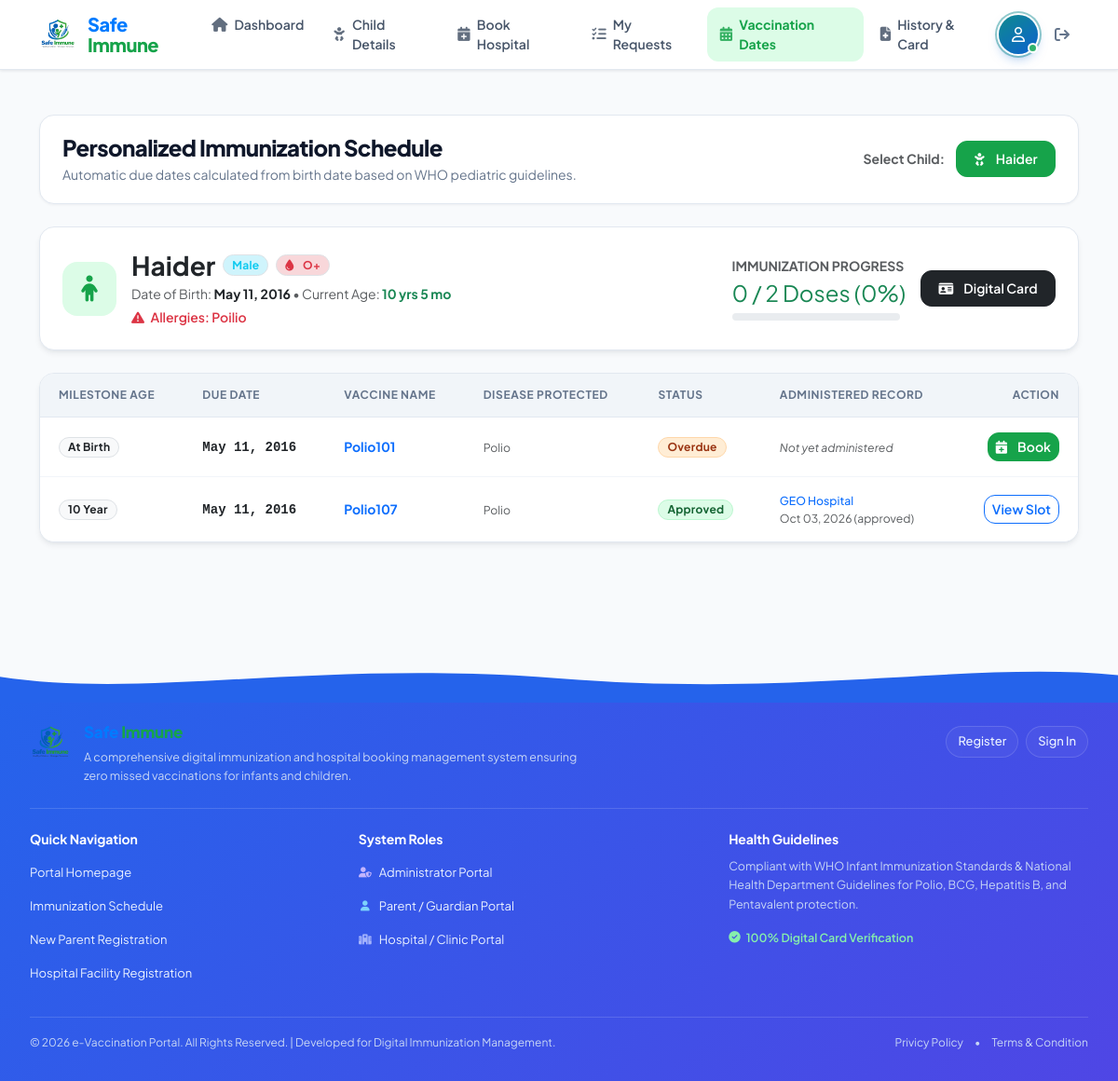
The app's page /parent/schedule.php (signed in) with its own data.
### tables this page shows
CREATE TABLE `children` (
  `id` INT NOT NULL AUTO_INCREMENT,
  `parent_id` INT NOT NULL,
  `name` VARCHAR(100) NOT NULL,
  `dob` DATE NOT NULL,
  `gender` VARCHAR(10) NOT NULL,
  `blood_group` VARCHAR(10) DEFAULT NULL,
  `birth_hospital` VARCHAR(150) DEFAULT NULL,
  `allergies` TEXT,
  `notes` TEXT,
  `created_at` DATETIME DEFAULT CURRENT_TIMESTAMP,
  PRIMARY KEY (`id`),
  KEY `idx_children_parent_id` (`parent_id`),
  CONSTRAINT `fk_children_parent` FOREIGN KEY (`parent_id`) REFERENCES `users` (`id`) ON DELETE CASCADE
);

CREATE TABLE `appointments` (
  `id` INT NOT NULL AUTO_INCREMENT,
  `booking_reference` VARCHAR(30) NOT NULL,
  `child_id` INT NOT NULL,
  `vaccine_id` INT NOT NULL,
  `hospital_id` INT NOT NULL,
  `parent_id` INT NOT NULL,
  `requested_date` DATE NOT NULL,
  `requested_time_slot` VARCHAR(30) NOT NULL,
  `status` VARCHAR(30) DEFAULT 'pending',
  `admin_notes` TEXT,
  `rejection_reason` TEXT,
  `approved_at` DATETIME DEFAULT NULL,
  `completed_at` DATETIME DEFAULT NULL,
  `vaccine_batch_no` VARCHAR(50) DEFAULT NULL,
  `administered_by` VARCHAR(100) DEFAULT NULL,
  `hospital_remarks` TEXT,
  `created_at` DATETIME DEFAULT CURRENT_TIMESTAMP,
  PRIMARY KEY (`id`),
  UNIQUE KEY `booking_reference` (`booking_reference`),
  KEY `idx_appointments_child_id` (`child_id`),
  KEY `idx_appointments_vaccine_id` (`vaccine_id`),
  KEY `idx_appointments_hospital_id` (`hospital_id`),
  KEY `idx_appointments_parent_id` (`parent_id`),
  CONSTRAINT `fk_appointments_child` FOREIGN KEY (`child_id`) REFERENCES `children` (`id`) ON DELETE CASCADE,
  CONSTRAINT `fk_appointments_vaccine` FOREIGN KEY (`vaccine_id`) REFERENCES `vaccines` (`id`) ON DELETE CASCADE,
  CONSTRAINT `fk_appointments_hospital` FOREIGN KEY (`hospital_id`) REFERENCES `hospitals` (`id`) ON DELETE CASCADE,
  CONSTRAINT `fk_appointments_parent` FOREIGN KEY (`parent_id`) REFERENCES `users` (`id`) ON DELETE CASCADE
);

CREATE TABLE `vaccines` (
  `id` INT NOT NULL AUTO_INCREMENT,
  `name` VARCHAR(100) NOT NULL,
  `disease_prevented` VARCHAR(255) NOT NULL,
  `recommended_age` VARCHAR(100) NOT NULL,
  `recommended_days_from_birth` INT DEFAULT 0,
  `doses_required` INT DEFAULT 1,
  `status` VARCHAR(20) DEFAULT 'available',
  `stock_quantity` INT DEFAULT 100,
  `description` TEXT,
  `created_at` DATETIME DEFAULT CURRENT_TIMESTAMP,
  PRIMARY KEY (`id`)
);

CREATE TABLE `hospitals` (
  `id` INT NOT NULL AUTO_INCREMENT,
  `user_id` INT DEFAULT NULL,
  `name` VARCHAR(150) NOT NULL,
  `reg_number` VARCHAR(50) DEFAULT NULL,
  `city` VARCHAR(80) NOT NULL,
  `location` VARCHAR(255) NOT NULL,
  `phone` VARCHAR(40) NOT NULL,
  `email` VARCHAR(120) DEFAULT NULL,
  `status` VARCHAR(20) DEFAULT 'active',
  `operating_hours` VARCHAR(100) DEFAULT '08:00 AM - 05:00 PM',
  `created_at` DATETIME DEFAULT CURRENT_TIMESTAMP,
  PRIMARY KEY (`id`),
  KEY `idx_hospitals_user_id` (`user_id`),
  CONSTRAINT `fk_hospitals_user` FOREIGN KEY (`user_id`) REFERENCES `users` (`id`) ON DELETE SET NULL
);

### parent/schedule.php (the view, shortened to what the rows shown need)
<?php
require_once __DIR__ . '/../includes/functions.php';
$parentId = (int)current_user()['id'];
$myChildren = db_fetch_all("SELECT * FROM children WHERE parent_id = ? ORDER BY dob DESC", [$parentId]);
$activeChildId = isset($_GET['child_id']) ? (int)$_GET['child_id'] : (int)$myChildren[0]['id'];
$activeChild = db_fetch_one("SELECT * FROM children WHERE id = ? AND parent_id = ?", [$activeChildId, $parentId]) ?? $myChildren[0];
$schedule = get_child_immunization_schedule($activeChild['id']);
$completedCount = count(array_filter($schedule, fn($s) => $s['status'] === 'Vaccinated'));
$totalCount = count($schedule);
$percentComplete = $totalCount > 0 ? round(($completedCount / $totalCount) * 100) : 0;
require_once __DIR__ . '/../includes/header.php';
?>
<div class="page-header-bar">
    <div>
        <h1 class="page-title">Personalized Immunization Schedule</h1>
    </div>
    <div class="d-flex align-items-center gap-2 flex-wrap">
        <span class="small text-muted fw-bold me-1">Select Child:</span>
        <?php foreach ($myChildren as $c): ?>
            <a href="<?= BASE_URL ?>/parent/schedule.php?child_id=<?= $c['id'] ?>" class="btn btn-sm <?= (int)$c['id'] === (int)$activeChild['id'] ? 'btn-success' : 'btn-outline-secondary' ?>">
                <i class="fa-solid fa-baby me-1"></i> <?= htmlspecialchars($c['name']) ?>
            </a>
        <?php endforeach; ?>
    </div>
</div>
<div class="card-healthcare p-4 mb-4">
    <div class="row align-items-center g-4">
        <div class="col-lg-7">
            <div class="d-flex align-items-center gap-3">
                <div>
                    <div class="d-flex align-items-center gap-2">
                        <h3 class="fw-bold text-dark mb-0"><?= htmlspecialchars($activeChild['name']) ?></h3>
                        <span class="badge <?= $activeChild['gender'] === 'Male' ? 'bg-info-subtle text-info border' : 'bg-danger-subtle text-danger border' ?>">
                            <?= htmlspecialchars($activeChild['gender']) ?>
                        </span>
                        <?php if ($activeChild['blood_group']): ?>
                            <span class="badge bg-danger-subtle text-danger border">
                                <i class="fa-solid fa-droplet me-1"></i><?= htmlspecialchars($activeChild['blood_group']) ?>
                            </span>
                        <?php endif; ?>
                    </div>
                    <p class="text-muted small mb-0 mt-1">
                        Date of Birth: <strong class="text-dark"><?= format_date($activeChild['dob']) ?></strong> &bull;
                        Current Age: <strong class="text-success"><?= calculate_age($activeChild['dob']) ?></strong>
                    </p>
                    <?php if ($activeChild['allergies']): ?>
                        <small class="text-danger fw-semibold d-block mt-1">
                            <i class="fa-solid fa-triangle-exclamation me-1"></i> Allergies: <?= htmlspecialchars($activeChild['allergies']) ?>
                        </small>
                    <?php endif; ?>
                </div>
            </div>
        </div>
        <div class="col-lg-5">
            <div class="d-flex flex-column flex-sm-row align-items-center justify-content-lg-end gap-3 text-center text-sm-start">
                <div>
                    <div class="small fw-bold text-muted text-uppercase">Immunization Progress</div>
                    <div class="fs-4 fw-black text-success"><?= $completedCount ?> / <?= $totalCount ?> Doses (<?= $percentComplete ?>%)</div>
                    <div class="progress mt-1" style="height: 8px; width: 180px;">
                    </div>
                </div>
            </div>
        </div>
    </div>
</div>
<div class="table-card">
    <div class="table-responsive">
        <table class="table-custom">
            <thead>
                <tr>
                    <th>Milestone Age</th>
                    <th>Due Date</th>
                    <th>Vaccine Name</th>
                    <th>Disease Protected</th>
                    <th>Status</th>
                    <th>Administered Record</th>
                    <th class="text-end">Action</th>
                </tr>
            </thead>
            <tbody>
                <?php foreach ($schedule as $item): ?>
                    <tr class="<?= in_array($item['status'], ['Due Now', 'Overdue']) ? 'bg-warning-subtle' : '' ?>">
                        <td>
                            <span class="badge bg-light text-dark border"><?= htmlspecialchars($item['recommended_age']) ?></span>
                        </td>
                        <td>
                            <span class="font-monospace fw-bold text-dark"><?= format_date($item['due_date']) ?></span>
                        </td>
                        <td>
                            <div class="fw-bold text-primary"><?= htmlspecialchars($item['vaccine_name']) ?></div>
                        </td>
                        <td>
                            <small class="text-muted"><?= htmlspecialchars($item['disease']) ?></small>
                        </td>
                        <td>
                            <?= render_status_badge($item['status']) ?>
                        </td>
                        <td>
                            <?php if ($item['record']): ?>
                                <div class="fw-semibold text-dark small"><?= htmlspecialchars($item['record']['hospital_name'] ?? 'Partner Hospital') ?></div>
                                <small class="text-muted font-monospace d-block">Lot: <?= htmlspecialchars($item['record']['batch_number'] ?: 'Verified') ?> &bull; <?= format_date($item['record']['vaccination_date']) ?></small>
                            <?php elseif ($item['appointment']): ?>
                                <div class="text-primary fw-medium small"><?= htmlspecialchars($item['appointment']['hospital_name']) ?></div>
                                <small class="text-muted d-block"><?= format_date($item['appointment']['requested_date']) ?> (<?= htmlspecialchars($item['appointment']['status']) ?>)</small>
                            <?php else: ?>
                                <small class="text-muted fst-italic">Not yet administered</small>
                            <?php endif; ?>
                        </td>
                        <td class="text-end">
                            <?php if ($item['status'] === 'Vaccinated'): ?>
                                <span class="badge bg-success-subtle text-success border">
                                    <i class="fa-solid fa-circle-check me-1"></i> Complete
                                </span>
                            <?php elseif (in_array($item['status'], ['Approved', 'Pending Approval'])): ?>
                                <a href="<?= BASE_URL ?>/parent/bookings.php" class="btn btn-outline-primary btn-sm py-1 px-2">
                                    View Slot
                                </a>
                            <?php else: ?>
                                <a href="<?= BASE_URL ?>/parent/book.php?child_id=<?= $activeChild['id'] ?>&vaccine_id=<?= $item['vaccine_id'] ?>" class="btn btn-success btn-sm py-1 px-2">
                                    <i class="fa-solid fa-calendar-plus me-1"></i> Book
                                </a>
                            <?php endif; ?>
                        </td>
                    </tr>
                <?php endforeach; ?>
            </tbody>
        </table>
    </div>
</div>
<?php require_once __DIR__ . '/../includes/footer.php'; ?>

### includes/functions.php (shortened to what the rows shown need)
<?php
require_once __DIR__ . '/db.php';
function format_date(?string $date, string $format = 'M d, Y'): string {
    $time = strtotime($date);
    return $time ? date($format, $time) : 'N/A';
}
function calculate_age(string $dob): string {
    try {
        $birthDate = new DateTime($dob);
        $today = new DateTime('today');
        $diff = $birthDate->diff($today);
        if ($diff->y > 0) {
            return $diff->y . ' yr' . ($diff->y > 1 ? 's ' : ' ') . ($diff->m > 0 ? $diff->m . ' mo' : '');
        } elseif ($diff->m > 0) {
            return $diff->m . ' month' . ($diff->m > 1 ? 's' : '') . ($diff->d > 0 ? ' ' . $diff->d . ' d' : '');
        }
    } catch (Exception $e) {
        return 'Unknown';
    }
}
function render_status_badge(string $status): string {
    $statusLower = strtolower(trim($status));
    $classes = [
        'pending' => 'badge-pending',
        'approved' => 'badge-approved',
        'completed' => 'badge-completed',
        'vaccinated' => 'badge-completed',
        'not vaccinated' => 'badge-rejected',
        'rejected' => 'badge-rejected',
        'missed' => 'badge-overdue',
        'available' => 'badge-available',
        'unavailable' => 'badge-unavailable',
        'active' => 'badge-active',
        'inactive' => 'badge-inactive',
        'due' => 'badge-due',
        'overdue' => 'badge-overdue',
        'upcoming' => 'badge-upcoming'
    ];
    $badgeClass = $classes[$statusLower] ?? 'badge-upcoming';
    $label = ucwords($status);
    return '<span class="badge ' . $badgeClass . '">' . htmlspecialchars($label) . '</span>';
}
function get_child_immunization_schedule(int $childId): array {
    $child = db_fetch_one("SELECT * FROM children WHERE id = ?", [$childId]);
    $dobTimestamp = strtotime($child['dob']);
    $todayTimestamp = strtotime('today');
    $vaccines = db_fetch_all("SELECT * FROM vaccines ORDER BY recommended_days_from_birth ASC, id ASC");
    $records = db_fetch_all("
        SELECT vr.*, h.name as hospital_name
        FROM vaccination_records vr
        LEFT JOIN hospitals h ON vr.hospital_id = h.id
        WHERE vr.child_id = ?
    ", [$childId]);
    $completedMap = [];
    $activeBookings = db_fetch_all("
        SELECT a.*, h.name as hospital_name, v.name as vaccine_name
        FROM appointments a
        LEFT JOIN hospitals h ON a.hospital_id = h.id
        LEFT JOIN vaccines v ON a.vaccine_id = v.id
        WHERE a.child_id = ? AND a.status IN ('pending', 'approved')
    ", [$childId]);
    $bookingMap = [];
    foreach ($activeBookings as $b) {
        $bookingMap[$b['vaccine_id']] = $b;
    }
    $schedule = [];
    foreach ($vaccines as $v) {
        $days = (int)$v['recommended_days_from_birth'];
        $dueDateTimestamp = strtotime("+{$days} days", $dobTimestamp);
        $dueDate = date('Y-m-d', $dueDateTimestamp);
        $item = [
            'vaccine_id' => $v['id'],
            'vaccine_name' => $v['name'],
            'disease' => $v['disease_prevented'],
            'recommended_age' => $v['recommended_age'],
            'due_date' => $dueDate,
            'status' => 'Upcoming',
            'record' => null,
            'appointment' => null
        ];
        if (isset($completedMap[$v['id']])) {
            $item['status'] = $completedMap[$v['id']]['status'];
            $item['record'] = $completedMap[$v['id']];
        } elseif (isset($bookingMap[$v['id']])) {
            $item['status'] = ($bookingMap[$v['id']]['status'] === 'approved') ? 'Approved' : 'Pending Approval';
            $item['appointment'] = $bookingMap[$v['id']];
        } else {
            $diffDays = ($todayTimestamp - $dueDateTimestamp) / (60 * 60 * 24);
            if ($diffDays > 14) {
                $item['status'] = 'Overdue';
            } elseif ($diffDays >= -7 && $diffDays <= 14) {
                $item['status'] = 'Due Now';
            } else {
                $item['status'] = 'Upcoming';
            }
        }
        $schedule[] = $item;
    }
    return $schedule;
}

### records on screen
children: name "Haider", gender "Male", blood_group "O+", dob "May 11, 2016", dob "10 yrs 5 mo", allergies "Poilio", id.vaccine_id "0", id.vaccine_id "2"
vaccines: recommended_age "At Birth", due_date "May 11, 2016", name "Polio101", disease_prevented "Polio", label "Overdue", shows "Not yet administered"
vaccines: recommended_age "10 Year", due_date "May 11, 2016", name "Polio107", disease_prevented "Polio", label "Approved"
hospitals: name "GEO Hospital"
appointments: requested_date "Oct 03, 2026", status "approved"

### other values on screen
APP_NAME "e-Vaccination Portal"
